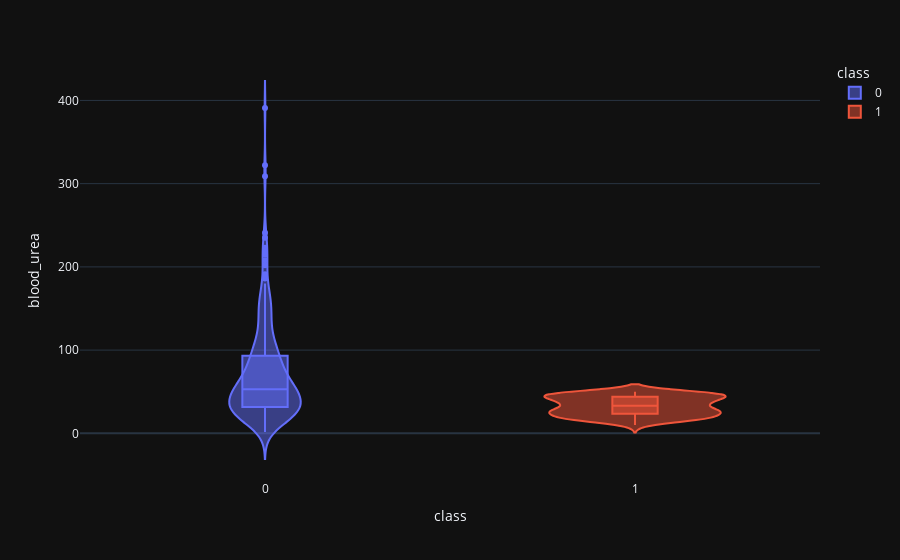

Here is the notebook cell this chart was saved with:
### Code cell
violin('blood_urea')

### Figure 1 — Plotly figure (JSON) as saved in the notebook; plotly's stock layout.template omitted (floating-point values rounded to 4 significant figures; data arrays with more than 128 entries replaced by an {"elided": "..."} marker saying what was removed)
{"data": [{"alignmentgroup": "True", "box": {"visible": true}, "hovertemplate": "class=%{x}<br>blood_urea=%{y}<extra></extra>", "legendgroup": "0", "marker": {"color": "#636efa"}, "name": "0", "offsetgroup": "0", "orientation": "v", "scalegroup": "True", "showlegend": true, "type": "violin", "x": {"elided": "250 int values"}, "x0": " ", "xaxis": "x", "y": {"elided": "250 float values"}, "y0": " ", "yaxis": "y"}, {"alignmentgroup": "True", "box": {"visible": true}, "hovertemplate": "class=%{x}<br>blood_urea=%{y}<extra></extra>", "legendgroup": "1", "marker": {"color": "#EF553B"}, "name": "1", "offsetgroup": "1", "orientation": "v", "scalegroup": "True", "showlegend": true, "type": "violin", "x": {"elided": "150 int values"}, "x0": " ", "xaxis": "x", "y": {"elided": "150 float values"}, "y0": " ", "yaxis": "y"}], "layout": {"legend": {"title": {"text": "class"}, "tracegroupgap": 0}, "margin": {"t": 60}, "violinmode": "overlay", "xaxis": {"anchor": "y", "categoryarray": [0, 1], "categoryorder": "array", "domain": [0, 1], "title": {"text": "class"}}, "yaxis": {"anchor": "x", "domain": [0, 1], "title": {"text": "blood_urea"}}}}
